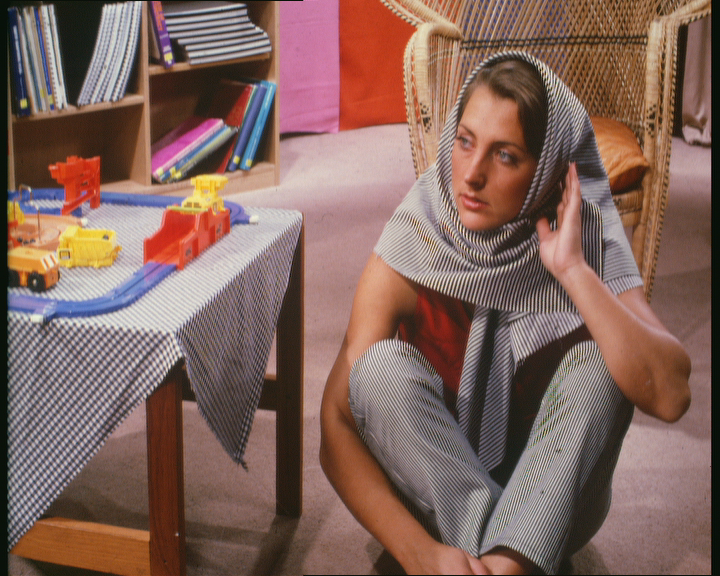
%> input picture Method 1/barbara.bmp, 720 x 576 px
$ octave testing.m   (GNU Octave 9; MATLAB toolbox functions it lacks are replaced by stand-ins)
%> lines starting %> are read from the running program, lines starting %| are printed output that depends on the picture
### Method 1/NpcrColorImages.m
% NPCR calculation
function [npcr] = NpcrColorImages(x, y)

[row, col, height] = size(x);
count=0;

for i=1:1:row
    for j=1:1:col
        for k = 1:height
            if(x(i, j, k)==y(i,j, k))
                count=count+0;
            else
                count=count+1;
            end
        end
    end
end

npcr = (count/(row*col*height))*100;

### Method 1/testing.m
x = imread(uigetfile('*'));
%> the answer given: barbara.bmp
%> x is the input picture: size 576x720x3 uint8; mean R, G, B 130.7, 101.1, 92.6
y = imread(uigetfile('*'));
%> the answer given: Carrot.png
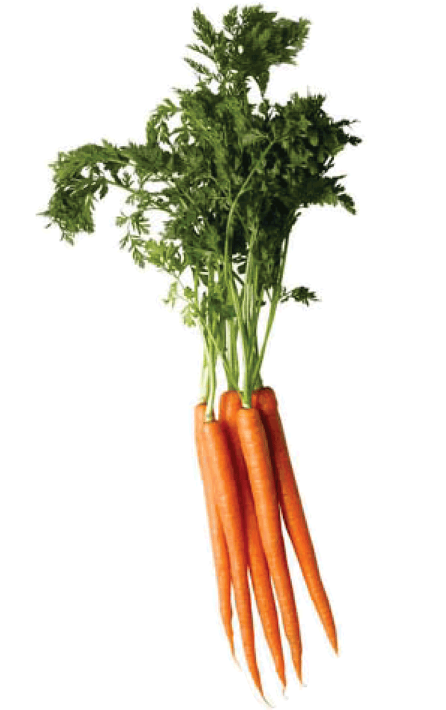
%> input picture Method 1/Carrot.png, 892 x 1419 px (shown at 1/2 size)
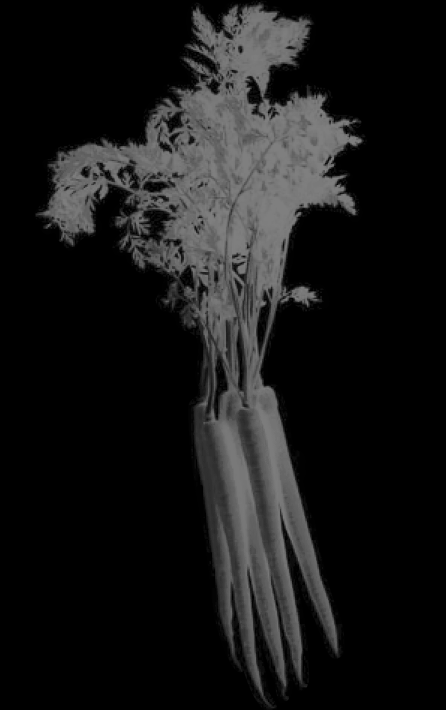
%> y: size 1419x892 uint8 (shown at 1/2 size); min 0, max 127, mean 23.3
disp('NPCR of Original Image with Decrypted Image :')
disp(NpcrColorImages(x, y));
%> the run ends on the next line
